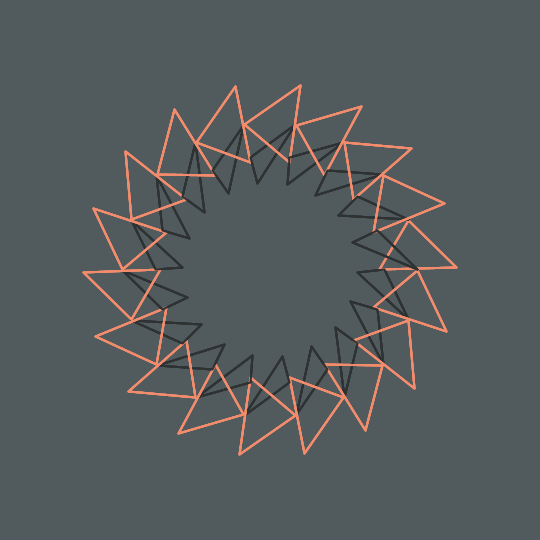
Frame 1 (no input)
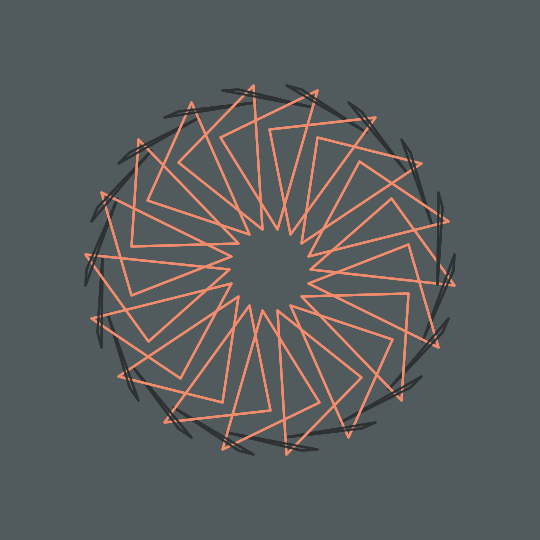
Frame 60 (the mouse pressed at the canvas centre just before this capture)
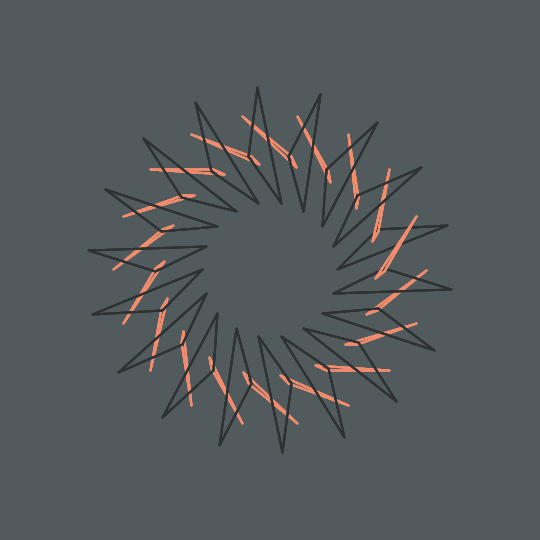
Frame 120 (the mouse held since frame 60 and released just before this capture)

The Processing sketch that drew these frames (run headless with seeded random() and noise(); from frame 60 on, the mouse is pressed at the canvas centre):

// Processing sketch: sketch_161003
// ── sketch_161003.pde
float t;
float theta;
float numb = 2;
int maxFrameCount = 200;
int radius = 137;

void setup() {
  size(540, 540);
  noFill();
  strokeWeight(2);
  strokeJoin(ROUND);
  strokeCap(ROUND);
}

void draw() {
  background(#515B5E);
  translate(width/2, height/2);  

  t = (float)frameCount/maxFrameCount;
  theta = TWO_PI*t;

  for (int i = 0; i < 360; i += 20) {
    float angle = radians(i);
    float x =  (cos(angle) * radius);
    float y =  (sin(angle) * radius);

    shape(x, y, HALF_PI+(radians(i)));
  }
}

void shape(float xpos, float ypos, float a) {
  pushMatrix();
  translate(xpos, ypos);
  rotate(a);
  
  for ( int x= -50; x <= 56; x += 100) {
    for (int y= -50; y <= 56; y += 100) {
      for (int i=0; i<=numb-1; i++) {
        
        float offSet = (TWO_PI/numb*i); 
        float offSet2 = (TWO_PI/numb*i)*2; 
        float pos1 = map(sin(-theta+offSet), -1, 1, -75, 75);
        float pos2 = map(cos(-theta+offSet), -1, 1, 50, -50);
        float pos3 = map(sin(-theta+offSet2), -1, 1, -50, 50);
        float pos4 = map(sin(-theta+offSet), -1, 1, 100, -50);

        /* modulo for two colors */
        if (i % 2 == 0) {
          stroke(#F28C6C);
        } else {
          stroke(#2E3233);
        }
        triangle(0, pos4, pos2, pos3, pos1, pos2);
      }
    }
  }

  popMatrix();
}
